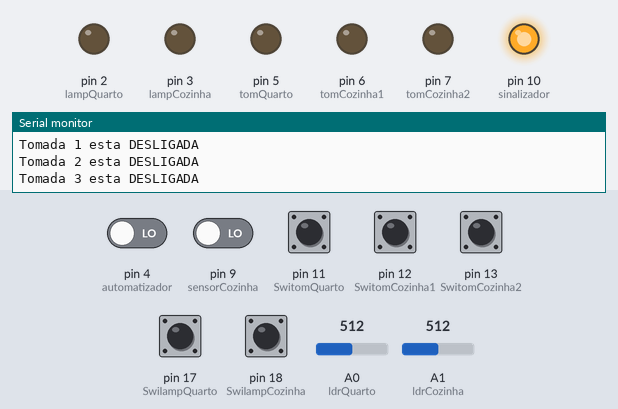
Simulated run of this sketch. Board: Arduino Uno, built with avr-gcc and run on an emulated ATmega328P. On the bench: output pins drawn as LEDs (lit = HIGH), the last lines printed to the serial monitor. Dashed ring = blinking. The inputs (shaded band) are chosen by the test bench; at power-on: pin 4 (automatizador), pin 9 (sensorCozinha), pin 11 (SwitomQuarto), pin 12 (SwitomCozinha1), pin 13 (SwitomCozinha2), pin 17 (SwilampQuarto), pin 18 (SwilampCozinha) LOW, A1 (ldrCozinha) = 512, A0 (ldrQuarto) = 512.

Above: at 1.2 s.
1.3 s: A1 (ldrCozinha) set to 213
2.8 s: A1 (ldrCozinha) set to 185
At 3.8 s:
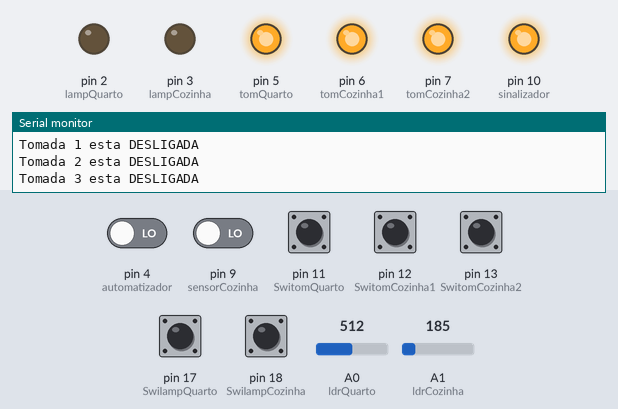
4.3 s: pin 4 (automatizador) driven HIGH
At 4.6 s:
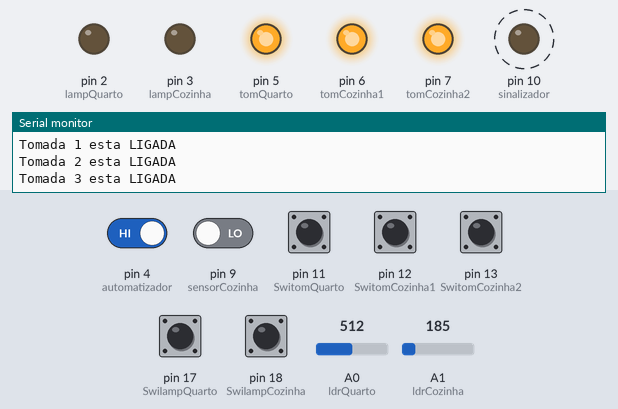
7.3 s: pin 9 (sensorCozinha) driven HIGH
At 7.6 s:
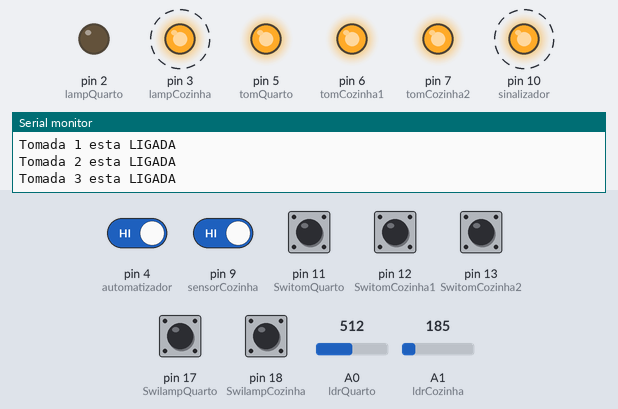
10.3 s: pin 11 (SwitomQuarto) pulled HIGH for 0.15 s
At 10.5 s:
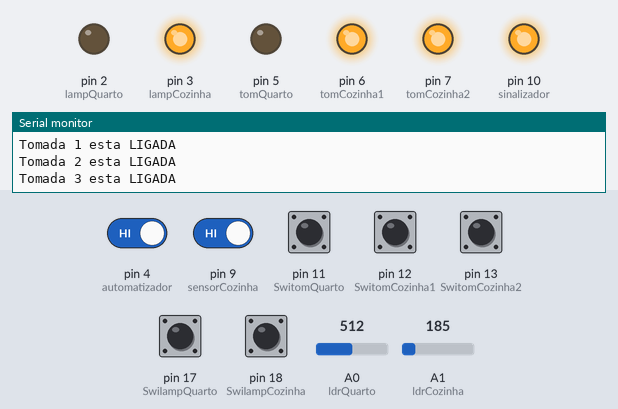
13.3 s: pin 12 (SwitomCozinha1) pulled HIGH for 0.15 s
At 13.6 s:
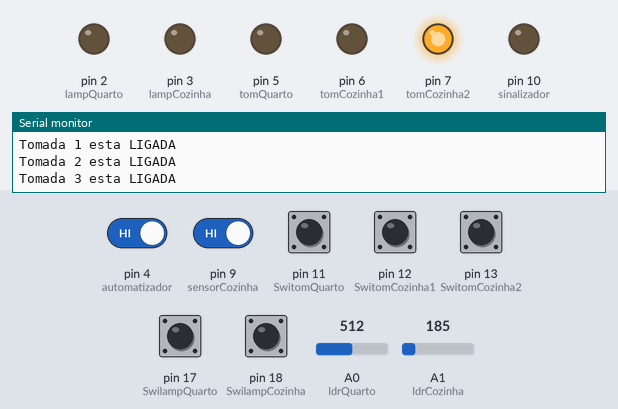
Timing chart, 0 to 17.3 s (numbered marks = the images above; inputs shaded):
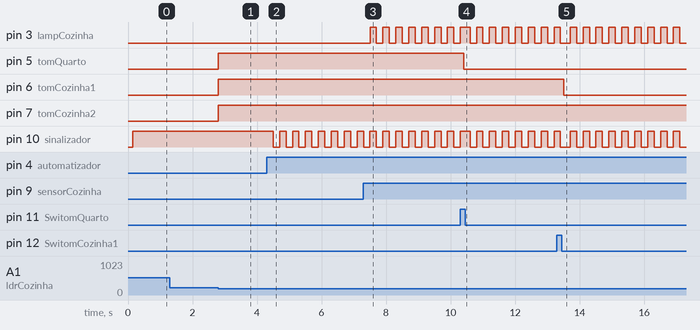

The sketch:

iluminaco_e_tomadas_final.ino.ino
```cpp
// Entrada analógica A0, A1, A2 são usadas para sensores ldr
// Saídas digitais 2, 3 são usadas para controle de lâmpadas
// Entrada digital 4 é usada para ligar/desligar modo AUTOMÁTICO
// Saídas digitais 5, 6, 7 são usadas para controle de tomadas
// Sensor de aproximação ou infravermelho 8, 9
// Saída digital 10 mostra se o modo automático está acionado
// Entradas digitais 11, 12, 13 são usadas para controle de tomadas
// Acionamento manual das lâmpadas 17, 18 (analógicos usados como digitais)

//Recurso automático e manual a ser ativado
int automatizador = 4;
int sinalizador = 10;

//SAÍDAS
int lampQuarto = 2;
int lampCozinha = 3;


int tomQuarto = 5;
int tomCozinha1 = 6;
int tomCozinha2 = 7;

//Auxiliares
int guarda_estado1 = 0; //modo automático
int guarda_estado2 = 0; //tomada quarto
int guarda_estado3 = 0; //tomada cozinha 2
int guarda_estado4 = 0; //tomada cozinha 2
int guarda_estado5 = 0; //lâmpada quarto
int guarda_estado6 = 0; //lâmpada cozinha
int acenderLQ = 0;
int acenderLC = 0;
int tempoLigado = 20000; //2000 = 10s
int luminosidadeMin = 200; //Equivalente a 20%
int tempo = 0;


//ENTRADAS
int ldrQuarto = A0;
int ldrCozinha = A1;

int sensorQuarto = 8;
int sensorCozinha = 9;

int SwitomQuarto = 11;
int SwitomCozinha1 = 12;
int SwitomCozinha2 = 13;

int SwilampQuarto = 17;
int SwilampCozinha = 18;

//PROGRAMACAO
void setup() {
Serial.begin(9600);

pinMode(automatizador, INPUT);
pinMode(sinalizador, OUTPUT);

pinMode(ldrQuarto, INPUT);
pinMode(ldrCozinha, INPUT);

pinMode(SwitomQuarto, INPUT);
pinMode(SwitomCozinha1, INPUT);
pinMode(SwitomCozinha2, INPUT);
pinMode(SwilampQuarto, INPUT);
pinMode(SwilampCozinha, INPUT);

pinMode(sensorQuarto, INPUT);
pinMode(sensorCozinha, INPUT);


pinMode(lampQuarto, OUTPUT);
pinMode(lampCozinha, OUTPUT);


pinMode(tomQuarto, OUTPUT);
pinMode(tomCozinha1, OUTPUT);
pinMode(tomCozinha2, OUTPUT);

}

void loop() {

tempo = millis();
//Ligar ou desligar modo automático
  if ((tempo%2000 == 0) || (tempo==10)){
    Serial.println("===========================");
 if (guarda_estado1 == 0){
   Serial.println("Modo AUTOMATICO acionado");
     Serial.println("===========================");}
 if (guarda_estado1 == 1){
   Serial.println("Modo MANUAL acionado");
       Serial.println("===========================");
}

 if(digitalRead(lampQuarto)==HIGH){
   Serial.println("Lampada 1 esta ACESA");}
 if(digitalRead(lampQuarto)==LOW){
   Serial.println("Lampada 1 esta APAGADA");}
 if(digitalRead(lampCozinha)==HIGH){
   Serial.println("Lampada 2 esta ACESA");}
 if(digitalRead(lampCozinha)==LOW){
   Serial.println("Lampada 2 esta APAGADA");}
if(digitalRead(tomCozinha2)==HIGH){
   Serial.println("Tomada 1 esta LIGADA");}
if(digitalRead(tomCozinha2)==LOW){
   Serial.println("Tomada 1 esta DESLIGADA");}
if(digitalRead(tomCozinha1)==HIGH){
   Serial.println("Tomada 2 esta LIGADA");}
if(digitalRead(tomCozinha1)==LOW){
   Serial.println("Tomada 2 esta DESLIGADA");}
if(digitalRead(tomQuarto)==HIGH){
   Serial.println("Tomada 3 esta LIGADA");}
if(digitalRead(tomQuarto)==LOW){
   Serial.println("Tomada 3 esta DESLIGADA");}

  }

if (digitalRead(automatizador) == HIGH) {
delay(200);
if (guarda_estado1 == 0){
  guarda_estado1 = 1;
}
else{
  guarda_estado1 = 0;
}

}

//Acionadores no modo manual
if (guarda_estado1 == 1) {

digitalWrite(sinalizador, LOW);


if(acenderLQ != 0){
  digitalWrite(lampQuarto, LOW);
  acenderLQ = 0;}

if(acenderLC != 0){
  digitalWrite(lampCozinha, LOW);
  acenderLC = 0;}


//Acionador Tomada Quarto
if (digitalRead(SwitomQuarto) == HIGH) {
delay(100);
if (guarda_estado2 == 0){
  guarda_estado2 = 1;
}
else{
  guarda_estado2 = 0;
}
}
if (guarda_estado2 == 0){
  digitalWrite(tomQuarto, HIGH);
}
if (guarda_estado2 == 1) {
   digitalWrite(tomQuarto, LOW);
}

//Acionador Tomada 1 da cozinha
if (digitalRead(SwitomCozinha1) == HIGH) {
delay(100);
if (guarda_estado3 == 0){
  guarda_estado3 = 1;
}
else{
  guarda_estado3 = 0;
}
}
if (guarda_estado3 == 0){
  digitalWrite(tomCozinha1, HIGH);
}
if (guarda_estado3 == 1) {
   digitalWrite(tomCozinha1, LOW);
}

//Acionador Tomada 2 da cozinha
if (digitalRead(SwitomCozinha2) == HIGH) {
delay(100);
if (guarda_estado4 == 0){
  guarda_estado4 = 1;
}
else{
  guarda_estado4 = 0;
}
}
if (guarda_estado4 == 0){
  digitalWrite(tomCozinha2, HIGH);
}
if (guarda_estado4 == 1) {
   digitalWrite(tomCozinha2, LOW);
}

//Acionador Lâmpada Quarto
if (digitalRead(SwilampQuarto) == HIGH) {
delay(100);
if (guarda_estado5 == 0){
  guarda_estado5 = 1;
}
else{
  guarda_estado5 = 0;
}

if (guarda_estado5 == 0){
  digitalWrite(lampQuarto, HIGH);
}
if (guarda_estado5 == 1) {
   digitalWrite(lampQuarto, LOW);
   acenderLQ = 0;
}
  }


//Acionador Lâmpada Cozinha
if (digitalRead(SwilampCozinha) == HIGH) {
delay(100);
if (guarda_estado6 == 0){
  guarda_estado6 = 1;
}
else{
  guarda_estado6 = 0;
}

if (guarda_estado6 == 0){
  digitalWrite(lampCozinha, HIGH);
}
if (guarda_estado6 == 1) {
   digitalWrite(lampCozinha, LOW);
   acenderLC = 0;
}
  }

}

//Modo automático acionado
if (guarda_estado1 == 0){
digitalWrite(sinalizador, HIGH);


//Lógica para contar tempo - Lâmpada quarto
if ((acenderLQ > 0) && (acenderLQ < tempoLigado))
{
  acenderLQ = acenderLQ + 1;
  if (acenderLQ == tempoLigado)
{
  acenderLQ = 0;
}
  if (acenderLQ == 0)
{
  digitalWrite (lampQuarto, LOW);
}
}
if (acenderLQ == 0)
{
  digitalWrite (lampQuarto, LOW);}

//Lógica para contar tempo - Lâmpada cozinha
if ((acenderLC > 0) && (acenderLC < tempoLigado))
{
  acenderLC = acenderLC + 1;
  if (acenderLC == tempoLigado)
{
  acenderLC = 0;
}
  if (acenderLC == 0)
{
  digitalWrite (lampCozinha, LOW);
}
}
 if (acenderLC == 0)
{
  digitalWrite (lampCozinha, LOW);
}

//Lógica para acionamento - Lâmpada quarto
if(analogRead(ldrQuarto) <= luminosidadeMin)
  {
    if (digitalRead(sensorQuarto))
    {
      acenderLQ = acenderLQ + 1;
      if (acenderLQ > 0)
      {
        digitalWrite(lampQuarto, HIGH);
      }
      }
    }

//Lógica para acionamento - Lâmpada cozinha
if(analogRead(ldrCozinha) <= luminosidadeMin)
  {
    if (digitalRead(sensorCozinha))
    {
      acenderLC = acenderLC + 1;
      if (acenderLC > 0)
      {
        digitalWrite(lampCozinha, HIGH);
      }
      }

//Acionador Tomada Quarto
if (digitalRead(SwitomQuarto) == HIGH) {
delay(100);
if (guarda_estado2 == 0){
  guarda_estado2 = 1;
}
else{
  guarda_estado2 = 0;
}
}
if (guarda_estado2 == 0){
  digitalWrite(tomQuarto, HIGH);
}
if (guarda_estado2 == 1) {
   digitalWrite(tomQuarto, LOW);
}

//Acionador Tomada 1 da cozinha
if (digitalRead(SwitomCozinha1) == HIGH) {
delay(100);
if (guarda_estado3 == 0){
  guarda_estado3 = 1;
}
else{
  guarda_estado3 = 0;
}
}
if (guarda_estado3 == 0){
  digitalWrite(tomCozinha1, HIGH);
}
if (guarda_estado3 == 1) {
   digitalWrite(tomCozinha1, LOW);
}

//Acionador Tomada 2 da cozinha
if (digitalRead(SwitomCozinha2) == HIGH) {
  delay(100);
if (guarda_estado4 == 0){
    guarda_estado4 = 1;
}
else{
  guarda_estado4 = 0;
}
}
if (guarda_estado4 == 0){
  digitalWrite(tomCozinha2, HIGH);
}
if (guarda_estado4 == 1) {
   digitalWrite(tomCozinha2, LOW);
}
}
}
}
```

Measured:
- the behaviour switches between 201 and 200 on A1 (ldrCozinha) (found by bisection; images 0 and 1)
- after the input at 2.8 s, pin 5 (tomQuarto), pin 6 (tomCozinha1), pin 7 (tomCozinha2): LOW → HIGH at once
- after the input at 4.3 s, pin 10 (sinalizador): alternates HIGH for 0.20 s and LOW for 0.20 s, starting after 0.20 s
- after the input at 7.3 s, pin 3 (lampCozinha): alternates HIGH for 0.20 s and LOW for 0.20 s, starting after 0.20 s
- after the input at 10.3 s, pin 5 (tomQuarto): HIGH → LOW after 0.11 s
- after the input at 13.3 s, pin 6 (tomCozinha1): HIGH → LOW after 0.21 s
